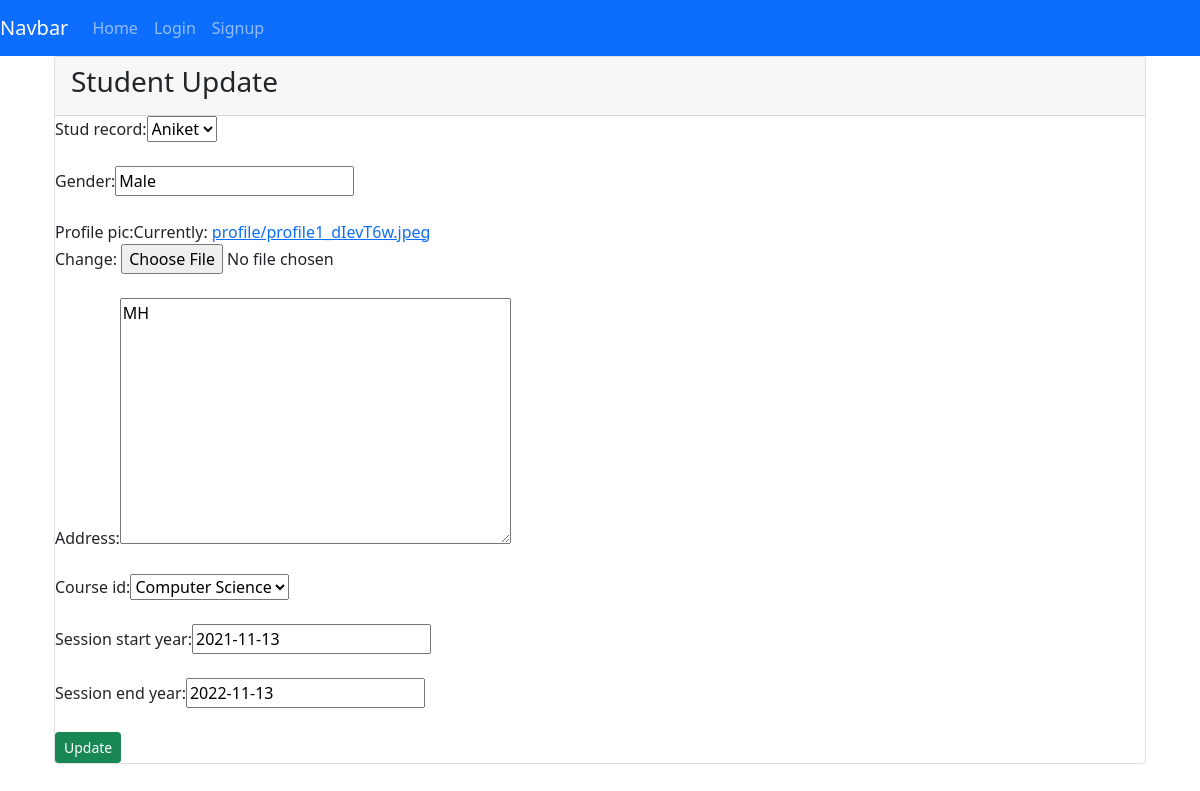
Page /student_update/1/ on the earlier database version.
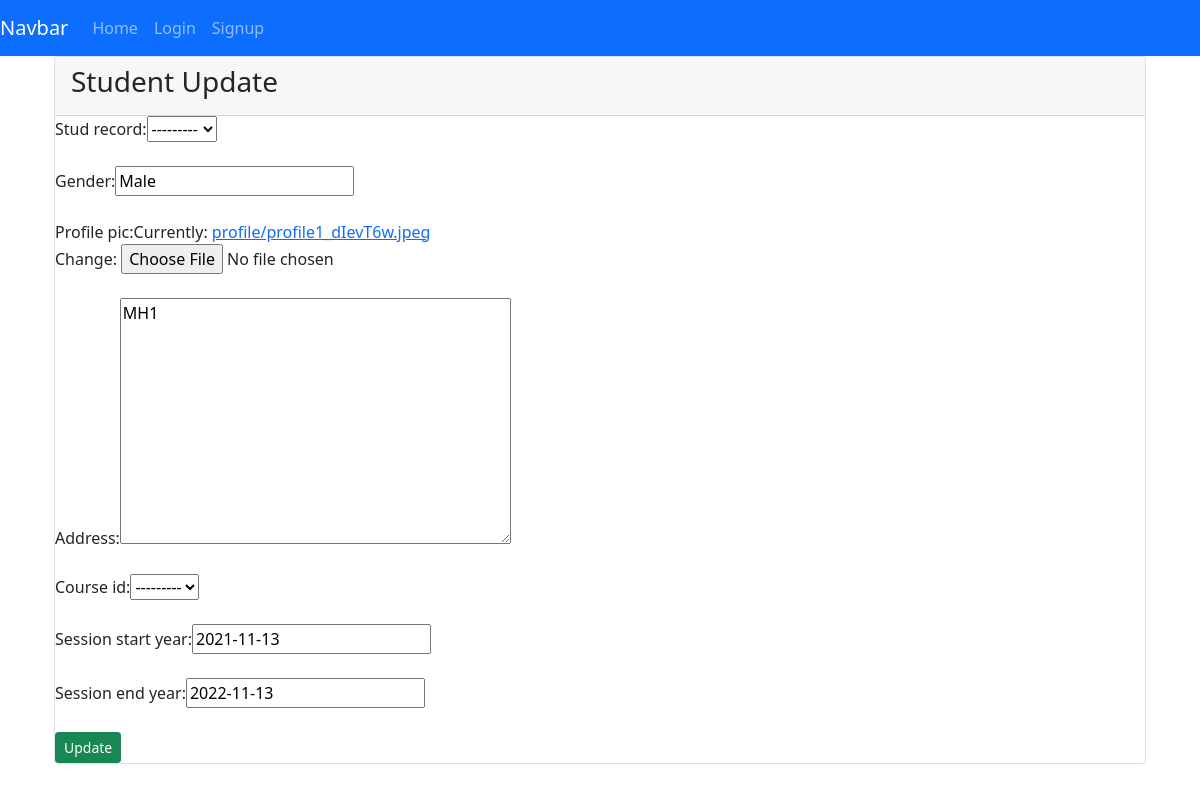
Same page on the later database version.
### business/models.py (models this page shows, shortened)
class Students(models.Model):
    stud_record = models.ForeignKey(Profile,on_delete=models.SET_NULL, null=True, blank=True)
    gender=models.CharField(max_length=255)
    profile_pic=models.ImageField(upload_to='profile')
    address=models.TextField()
    course_id=models.ForeignKey(Courses,on_delete=models.SET_NULL, null=True, blank=True)
    session_start_year=models.DateField()
    session_end_year=models.DateField()

### business/views.py (the view)
# urls.py: path('student_update/<int:id>/',views.student_update, name='student_update'),
def student_update(request,id):
    if request.method == "POST":
        stu_update = Students.objects.get(pk=id)
        fm = Student(request.POST, instance=stu_update)
        if fm.is_valid():
            messages.success(request,'Student Updated Successfully...!')
            fm.save()
            return HttpResponseRedirect('/student_details/')
    else:
        cor_update = Students.objects.get(pk=id)
        fm = Student(instance=cor_update)
    return render(request,'business/student_update.html',{'form':fm})

### business/forms.py
class Student(forms.ModelForm):
    password = None #forms.CharField(label='Password', widget=forms.PasswordInput)
    class Meta:
        model = Students
        fields = '__all__'

### business/models.py (called while the page is built)
    def __str__(self):
        return self.course_name

### business/templates/business/student_update.html (shortened to what this page needs)
{% extends 'business/base.html' %}
{% load static %}
{% block content %}
<section class="content">
    <div class="container-fluid">
        <div class="row">
            <div class="col-md-12">
          <div class="card card-primary">
            <div class="card-header">
              <h3 class="card-title">Student Update</h3>
            </div>
            <form action="" method="post">
                {% for fm in form %}
                {{fm.label_tag}}{{fm}}{{fm.errors|striptags}}<br><br>
                {% endfor %}
                <input type="submit" class="btn btn-success btn-sm" value="Update">
            </form>
          </div>
      </div>
    </div>
    </div>
</div>
{% endblock %}

### business/templates/business/base.html (shortened to what this page needs)
<!doctype html>
{% load static %}
<html lang="en">
  <head>
    <link href="https://cdn.jsdelivr.net/npm/bootstrap@5.1.3/dist/css/bootstrap.min.css" rel="stylesheet">
  </head>
  <body>
    <nav class="navbar navbar-expand-lg navbar-dark bg-primary">
      <a class="navbar-brand" href="#">Navbar</a>
      <div class="collapse navbar-collapse" id="navbarNav">
        <ul class="navbar-nav">
            <a class="nav-link" href="{% url 'home'%}">Home</a>
          {% if not request.user.is_authenticated %}
          <li class="nav-item">
            <a class="nav-link" href="{% url 'login'%}">Login</a>
          </li>
          <li class="nav-item">
            <a class="nav-link" href="{% url 'signup'%}">Signup</a>
          </li>
          {% endif %}
        </ul>
      </div>
    </nav>
  </body><div class="container">
    {% block content %}
  {% endblock %}
</html>

Differences in the rows shown:
changed Students "Male": stud_record "Aniket" → "---------"; address "MH" → "MH1"; course_id "Computer Science" → "---------"
